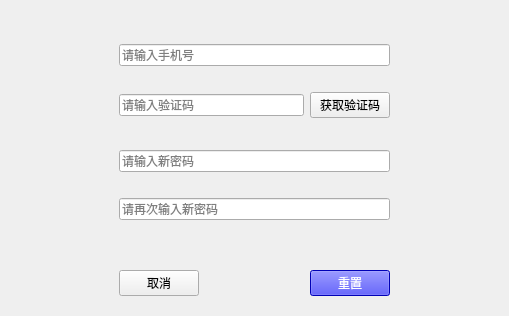
<?xml version="1.0" encoding="UTF-8"?>
<ui version="4.0">
 <class>Forgetpwd</class>
 <widget class="QWidget" name="Forgetpwd">
  <property name="geometry">
   <rect>
    <x>0</x>
    <y>0</y>
    <width>509</width>
    <height>316</height>
   </rect>
  </property>
  <property name="windowTitle">
   <string>忘记密码</string>
  </property>
  <property name="windowIcon">
   <iconset resource="needs.qrc">
    <normaloff>:/images/images/title_icon.png</normaloff>:/images/images/title_icon.png</iconset>
  </property>
  <layout class="QVBoxLayout" name="verticalLayout">
   <item>
    <spacer name="verticalSpacer_2">
     <property name="orientation">
      <enum>Qt::Vertical</enum>
     </property>
     <property name="sizeHint" stdset="0">
      <size>
       <width>20</width>
       <height>40</height>
      </size>
     </property>
    </spacer>
   </item>
   <item>
    <widget class="QWidget" name="widget" native="true">
     <layout class="QGridLayout" name="gridLayout">
      <item row="1" column="1" colspan="3">
       <widget class="QLabel" name="lbphonenumber">
        <property name="text">
         <string/>
        </property>
       </widget>
      </item>
      <item row="9" column="1">
       <widget class="QPushButton" name="backward">
        <property name="text">
         <string>取消</string>
        </property>
       </widget>
      </item>
      <item row="3" column="0">
       <spacer name="horizontalSpacer">
        <property name="orientation">
         <enum>Qt::Horizontal</enum>
        </property>
        <property name="sizeHint" stdset="0">
         <size>
          <width>40</width>
          <height>20</height>
         </size>
        </property>
       </spacer>
      </item>
      <item row="6" column="1" colspan="3">
       <widget class="QLineEdit" name="confirmnewpwd">
        <property name="text">
         <string/>
        </property>
        <property name="placeholderText">
         <string>请再次输入新密码</string>
        </property>
       </widget>
      </item>
      <item row="3" column="4">
       <spacer name="horizontalSpacer_2">
        <property name="orientation">
         <enum>Qt::Horizontal</enum>
        </property>
        <property name="sizeHint" stdset="0">
         <size>
          <width>40</width>
          <height>20</height>
         </size>
        </property>
       </spacer>
      </item>
      <item row="2" column="1" colspan="2">
       <widget class="QLineEdit" name="verificationcode">
        <property name="text">
         <string/>
        </property>
        <property name="placeholderText">
         <string>请输入验证码</string>
        </property>
       </widget>
      </item>
      <item row="8" column="2">
       <spacer name="verticalSpacer">
        <property name="orientation">
         <enum>Qt::Vertical</enum>
        </property>
        <property name="sizeHint" stdset="0">
         <size>
          <width>20</width>
          <height>40</height>
         </size>
        </property>
       </spacer>
      </item>
      <item row="5" column="1" colspan="3">
       <widget class="QLabel" name="lbnewpwd">
        <property name="text">
         <string/>
        </property>
       </widget>
      </item>
      <item row="3" column="1" colspan="3">
       <widget class="QLabel" name="lbverificationcode">
        <property name="text">
         <string/>
        </property>
       </widget>
      </item>
      <item row="9" column="3">
       <widget class="QPushButton" name="confirmreset">
        <property name="styleSheet">
         <string notr="true">background-color: rgb(0, 0, 255);
color:white;</string>
        </property>
        <property name="text">
         <string>重置</string>
        </property>
       </widget>
      </item>
      <item row="0" column="1" colspan="3">
       <widget class="QLineEdit" name="phonenumber">
        <property name="placeholderText">
         <string>请输入手机号</string>
        </property>
       </widget>
      </item>
      <item row="2" column="3">
       <widget class="QPushButton" name="getverificationcode">
        <property name="text">
         <string>获取验证码</string>
        </property>
       </widget>
      </item>
      <item row="9" column="2">
       <spacer name="horizontalSpacer_3">
        <property name="orientation">
         <enum>Qt::Horizontal</enum>
        </property>
        <property name="sizeHint" stdset="0">
         <size>
          <width>40</width>
          <height>20</height>
         </size>
        </property>
       </spacer>
      </item>
      <item row="4" column="1" colspan="3">
       <widget class="QLineEdit" name="setnewpwd">
        <property name="text">
         <string/>
        </property>
        <property name="placeholderText">
         <string>请输入新密码</string>
        </property>
       </widget>
      </item>
      <item row="7" column="1" colspan="3">
       <widget class="QLabel" name="lbconfirmpwd">
        <property name="text">
         <string/>
        </property>
       </widget>
      </item>
     </layout>
    </widget>
   </item>
  </layout>
 </widget>
 <resources>
  <include location="needs.qrc"/>
 </resources>
 <connections/>
</ui>
